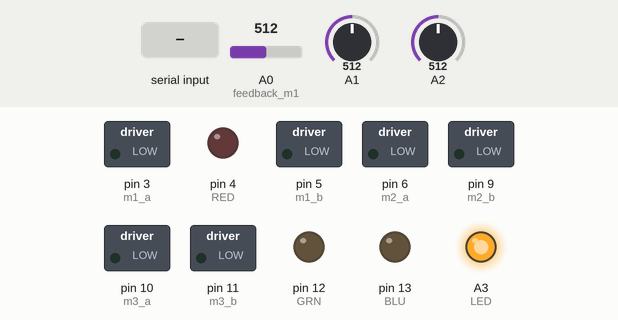
This sketch was run on a simulated Arduino Uno, built with avr-gcc and run on an emulated ATmega328P. Shown: switched loads named in the sketch (green lamp = pin HIGH), output pins drawn as LEDs (lit = HIGH). The test bench sets the inputs (shaded band); at power-on: A0 (feedback_m1) = 512, A1 = 512, A2 = 512. What the sketch prints to the serial monitor is not drawn.

Above: at 1.2 s.
1.3 s: "f" received over Serial
At 2.5 s:
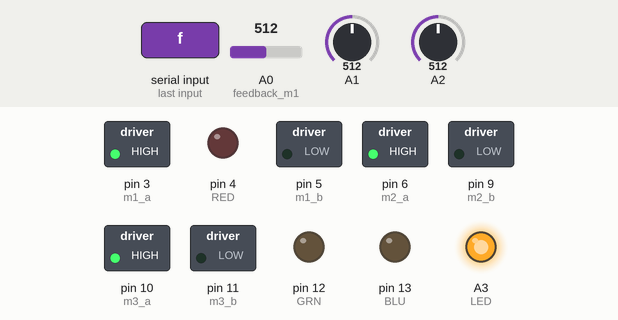
3.3 s: A0 (feedback_m1) set to 903
4.9 s: A0 (feedback_m1) set to 932
At 6.1 s:
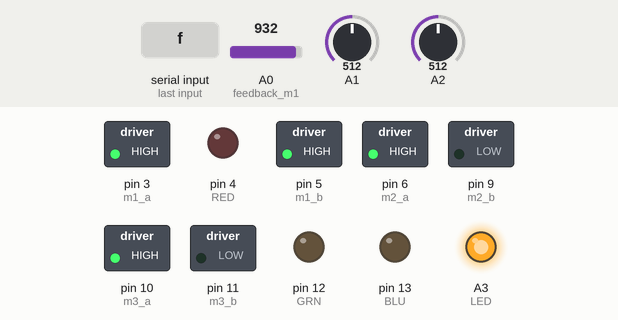
6.4 s: A1 set to 908
7.9 s: A1 set to 931
At 8.4 s:
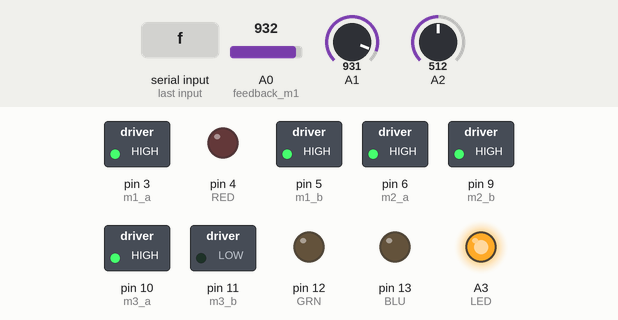
9.4 s: A2 set to 908
11.0 s: A2 set to 931
At 12.0 s:
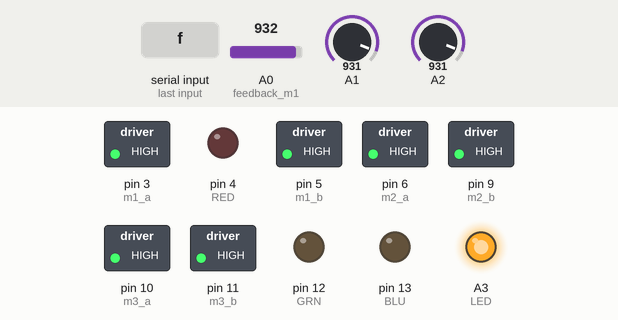
Timing chart, 0 to 13.5 s (numbered marks = the images above; inputs shaded):
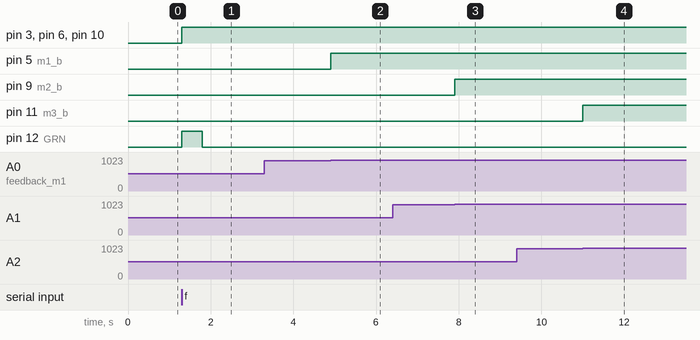

The sketch:

main.ino
```cpp
#include <SoftwareSerial.h>
//pins assignment
#define m1_a 3
#define m1_b 5
#define m2_a 6
#define m2_b 9
#define m3_b 11
#define m3_a 10
#define FWD 1
#define BWD 0
#define SRX 8
#define STX 7
#define feedback_m1 A0
#define feedback_m2 A1
#define feedback_m3 A2
#define LED A3
#define RED 4
#define GRN 12
#define BLU 13

//parameters
#define rec_blink_delay 500
#define max_stroke1 90  //percentage
#define max_stroke2 90  //percentage
#define max_stroke3 90  //percentage
#define min_stroke1 20  //percentage
#define min_stroke2 20  //percentage
#define min_stroke3 20  //percentage
#define RATE 30.0       //Hz. Rate for printing on serial port
//Macros
#define percent2pwm(x) int(x*2.55)
#define RGB(r,g,b) digitalWrite(RED,r);digitalWrite(GRN,g);digitalWrite(BLU,b);
#define position(x) ((analogRead(x)/1023.0)*100.0)
union{
  float f_val;
  char b_val[4];
  } conv;


SoftwareSerial SSerial(SRX, STX);
int loop_counter=0;
unsigned t=0,t_printing=0;
//float setpoint[3]={max_stroke1,max_stroke2,max_stroke3};
float motorPosition[3];
void setup(){
  Serial.begin(115200);
  SSerial.begin(115200);
  pinMode(m1_a,OUTPUT);
  pinMode(m1_b,OUTPUT);
  pinMode(m2_a,OUTPUT);
  pinMode(m2_b,OUTPUT);
  pinMode(m3_a,OUTPUT);
  pinMode(m3_b,OUTPUT);
  pinMode(LED,OUTPUT);
  pinMode(RED,OUTPUT);
  pinMode(GRN,OUTPUT);
  pinMode(BLU,OUTPUT);
  pinMode(feedback_m1,INPUT);

  digitalWrite(LED,HIGH);
  }

char status1,status2,status3;

union {
    float fval;
    byte bval[4];
} floatAsBytes;


void loop(){

motorPosition[0]=position(feedback_m1);
motorPosition[1]=position(feedback_m2);
motorPosition[2]=position(feedback_m3);

if (motorPosition[0]>=max_stroke1 && status1=='f'){motor(1,0); }
if (motorPosition[1]>=max_stroke2 && status2=='f'){motor(2,0); }
if (motorPosition[2]>=max_stroke3 && status3=='f'){motor(3,0); }


if (motorPosition[0]<=min_stroke1 && status1=='b'){motor(1,0); }
if (motorPosition[1]<=min_stroke2 && status2=='b'){motor(2,0); }
if (motorPosition[2]<=min_stroke3 && status3=='b'){motor(3,0); }

if(   (millis()-t)>rec_blink_delay ){RGB(LOW,LOW,LOW);}


if((millis()-t_printing)>(1000.0/RATE)){
Serial.write(123);
Serial.write(55);
for(int i=0;i<3;i++){
  floatAsBytes.fval = motorPosition[i];
  for(int j=0;j<4;j++){
    Serial.write(floatAsBytes.bval[j]);
    }
  }
t_printing=millis();
}

int rec=SSerial.read();
if (Serial.available()>0){rec=Serial.read();}
switch(rec){

  case 'f':
      motor(1,255); status1='f';      //setpoint[0]=max_stroke1;
      motor(2,255); status2='f';      //setpoint[1]=max_stroke2;
      motor(3,255); status3='f';      //setpoint[2]=max_stroke3;
      blink(GRN);
      break;

   case 'b':
      motor(1,-255);  status1='b';    //setpoint[0]=min_stroke1;
      motor(2,-255);  status2='b';    //setpoint[1]=min_stroke2;
      motor(3,-255);  status3='b';    //setpoint[2]=min_stroke3;
      blink(BLU);
      break;

   case 's':
      motor(1,0); status1='s';        //setpoint[0]=position(feedback_m1);
      motor(2,0); status2='s';        //setpoint[1]=position(feedback_m2);
      motor(3,0); status3='s';        //setpoint[2]=position(feedback_m3);
      blink(RED);
      break;

    case 'u':
      motor(3,255); status3='f';      //setpoint[2]=max_stroke3;
      blink(GRN);
      break;

       case 'j':
      motor(3,-255);  status3='b';    //setpoint[2]=min_stroke3;
      blink(BLU);
      break;


    case 'i':
      motor(2,255); status2='f';      //setpoint[1]=max_stroke2;
      blink(GRN);
      break;

       case 'k':
      motor(2,-255);  status2='b';    //setpoint[1]=min_stroke2;
      blink(BLU);
      break;


    case 'o':
      motor(1,255); status1='f';      //setpoint[0]=max_stroke1;
      blink(GRN);
      break;

       case 'l':
      motor(1,-255);  status1='b';    //setpoint[0]=min_stroke1;
      blink(BLU);
      break;


   case 'c':
      motor(1,0); status1='s';        //setpoint[0]=position(feedback_m1);
      blink(RED);
      break;


    case 'x':
      motor(2,0); status2='s';        //setpoint[1]=position(feedback_m2);
      blink(RED);
      break;

      case 'z':
      motor(3,0); status3='s';        //setpoint[2]=position(feedback_m3);
      blink(RED);
      break;

  }//switch


  }


void blink(int color){

switch(color){
  case RED:
      RGB(HIGH,LOW,LOW);
      t=millis();
  break;

  case GRN:
      RGB(LOW,HIGH,LOW);
      t=millis();
  break;

  case BLU:
      RGB(LOW,LOW,HIGH);
      t=millis();
  break;
  }


 }


void motor(int ID,float spd){
int a,b;
if(spd>255){spd=255;}
if(spd<-255){spd=-255;}
switch (ID) {
  case 1:
    a=m1_a;
    b=m1_b;
    break;

  case 2:
    a=m2_a;
    b=m2_b;
    break;

  case 3:
    a=m3_a;
    b=m3_b;
    break;

  default:;
}

  if(spd>0){   analogWrite(a,spd);  digitalWrite(b,LOW);    }
  if(spd<0){   analogWrite(b,abs(spd));  digitalWrite(a,LOW);    }
  if(spd==0){   digitalWrite(b,HIGH);  digitalWrite(a,HIGH);    }
  }
```

Measured:
- the behaviour switches between 920 and 921 on A0 (feedback_m1) (found by bisection; images 1 and 2)
- the behaviour switches between 920 and 921 on A1 (found by bisection; images 2 and 3)
- the behaviour switches between 920 and 921 on A2 (found by bisection; images 3 and 4)
- after the input at 1.3 s, pin 3 (m1_a), pin 6 (m2_a), pin 10 (m3_a): LOW → HIGH at once; pin 12 (GRN): LOW → HIGH at once, → LOW 0.50 s later
- after the input at 3.3 s, every drawn part: stays the same
- after the input at 4.9 s, pin 5 (m1_b): LOW → HIGH at once
- after the input at 6.4 s, every drawn part: stays the same
- after the input at 7.9 s, pin 9 (m2_b): LOW → HIGH at once
- after the input at 9.4 s, every drawn part: stays the same
- after the input at 11.0 s, pin 11 (m3_b): LOW → HIGH at once
